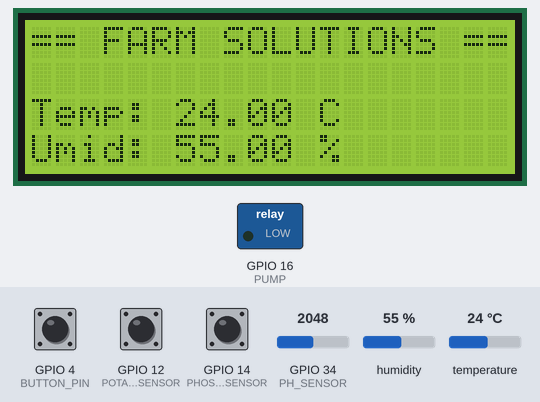
Recording of a program running on a simulated ESP32. Parts: 20×4 character LCD, switched loads named in the program (green lamp = pin HIGH). The test bench sets the inputs (shaded band); at power-on: GPIO 4 (BUTTON_PIN) HIGH, humidity 55 %, GPIO 12 (POTASSIUM_SENSOR) HIGH, GPIO 14 (PHOSPHORUS_SENSOR) HIGH, GPIO 34 (PH_SENSOR) = 2048, temperature 24 °C. What the program prints to the serial monitor is not drawn.

Above: at 3.2 s.
3.3 s: GPIO 4 (BUTTON_PIN) pulled LOW for 0.6 s
At 4.8 s:
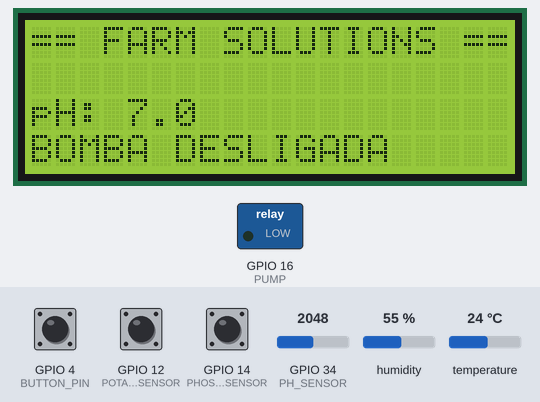
5.6 s: humidity set to 51 %
8.3 s: humidity set to 48 %
At 10.3 s:
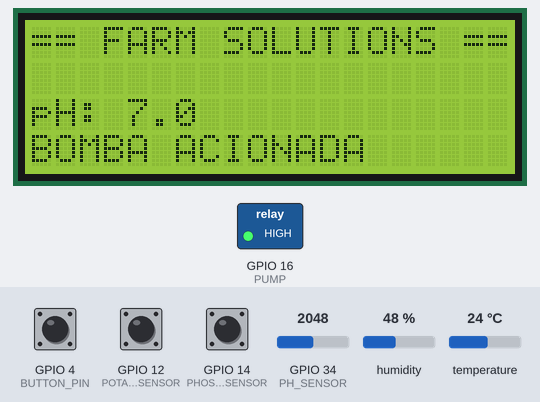
15.1 s: GPIO 4 (BUTTON_PIN) pulled LOW for 1 s
At 17.0 s:
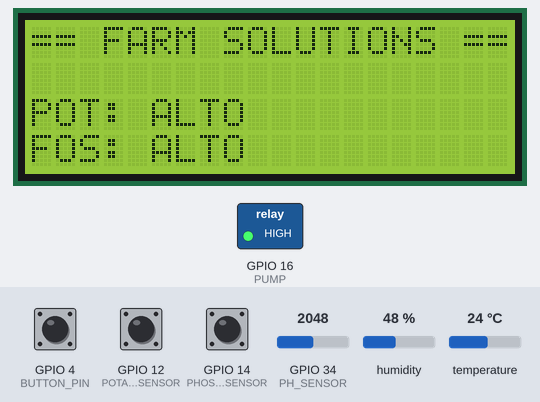
22.9 s: GPIO 12 (POTASSIUM_SENSOR) driven LOW
At 24.0 s:
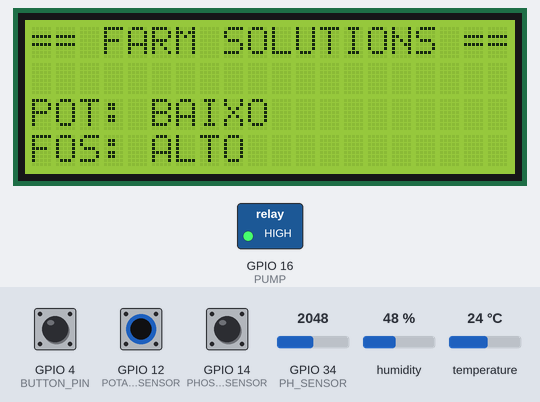
24.6 s: GPIO 14 (PHOSPHORUS_SENSOR) driven LOW
At 25.5 s:
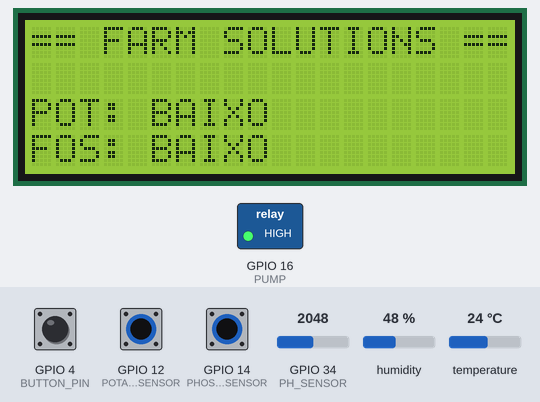
Timing chart, 0 to 27.6 s (numbered marks = the images above; inputs shaded):
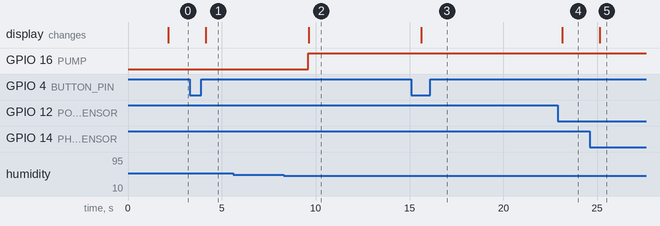

The program:

main.cpp
```cpp
#include <Arduino.h>
#include <DHT.h>
#include <LiquidCrystal_I2C.h>

LiquidCrystal_I2C lcd(0x27, 20, 4);
#define DHTPIN 15
#define DHTTYPE DHT22
DHT dht(DHTPIN, DHTTYPE);

#define PH_SENSOR 34
#define POTASSIUM_SENSOR 12
#define PHOSPHORUS_SENSOR 14
#define PUMP 16

#define BUTTON_PIN 4
int currentScreen = 0;
unsigned long lastDebounce = 0;
const unsigned long debounceDelay = 200;

void sensoresRead();
void controlarIrrigacao();
void displayLCD();
void checkButton();
void serialPlotter();

float humidity, temperature, phState;
String potassium_value, phosphorus_value;
String pumpStatus = "";

unsigned long lastTime = 0;
const long interval = 500;

void setup() {
  Serial.begin(115200);

  pinMode(PH_SENSOR, INPUT);
  pinMode(POTASSIUM_SENSOR, INPUT);
  pinMode(PHOSPHORUS_SENSOR, INPUT);
  pinMode(PUMP, OUTPUT);
  pinMode(BUTTON_PIN, INPUT_PULLUP);

  lcd.init();
  lcd.backlight();
  dht.begin();

  lcd.setCursor(0, 0);
  lcd.print("== FARM SOLUTIONS ==");
  delay(2000);
  lcd.clear();
}

void loop() {
  unsigned long currentTime = millis();

  if (currentTime - lastTime >= interval) {
    lastTime = currentTime;

    sensoresRead();
    controlarIrrigacao();
    displayLCD();
    checkButton();
    serialPlotter();
  }
}

void sensoresRead() {
  humidity = dht.readHumidity();
  temperature = dht.readTemperature();

  if (isnan(humidity) || isnan(temperature)) {
    Serial.println("Erro na leitura do DHT22");
    return;
  }

  int phRaw = analogRead(PH_SENSOR);
  phState = map(phRaw, 0, 4095, 0, 14);

  potassium_value = digitalRead(POTASSIUM_SENSOR) ? "ALTO" : "BAIXO";
  phosphorus_value = digitalRead(PHOSPHORUS_SENSOR) ? "ALTO" : "BAIXO";
}

void controlarIrrigacao() {
  const int threshold = 50;
  if (humidity < threshold) {
    digitalWrite(PUMP, HIGH);
    pumpStatus = "BOMBA ACIONADA";
  } else {
    digitalWrite(PUMP, LOW);
    pumpStatus = "BOMBA DESLIGADA";
  }
}

void displayLCD() {
  lcd.clear();
  switch (currentScreen) {
    case 0:
      lcd.setCursor(0, 0); lcd.print("== FARM SOLUTIONS ==");
      lcd.setCursor(0, 2); lcd.print("Temp: "); lcd.print(temperature); lcd.print(" C");
      lcd.setCursor(0, 3); lcd.print("Umid: "); lcd.print(humidity); lcd.print(" %");
      break;

    case 1:
      lcd.setCursor(0, 0); lcd.print("== FARM SOLUTIONS ==");
      lcd.setCursor(0, 2); lcd.print("pH: "); lcd.print(phState, 1);
      lcd.setCursor(0, 3); lcd.print(pumpStatus);
      break;

    case 2:
      lcd.setCursor(0, 0); lcd.print("== FARM SOLUTIONS ==");
      lcd.setCursor(0, 2); lcd.print("POT: "); lcd.print(potassium_value);
      lcd.setCursor(0, 3); lcd.print("FOS: "); lcd.print(phosphorus_value);
      break;
  }
}

void checkButton() {
  static bool lastButtonState = HIGH;
  bool currentButtonState = digitalRead(BUTTON_PIN);

  if (lastButtonState == HIGH && currentButtonState == LOW && millis() - lastDebounce > debounceDelay) {
    currentScreen = (currentScreen + 1) % 3;
    lastDebounce = millis();
  }

  lastButtonState = currentButtonState;
}

void serialPlotter() {
  Serial.print("Temperatura: ");
  Serial.print(temperature);
  Serial.print("  Umidade: ");
  Serial.println(humidity);
}
```

Measured:
- the behaviour switches between 50 and 49 % on humidity (found by bisection; images 1 and 2)
- after the input at 3.3 s, the display: changes after 0.83 s (image 1)
- after the input at 5.6 s, every drawn part: stays the same
- after the input at 8.3 s, GPIO 16 (PUMP): LOW → HIGH after 1.3 s; the display: changes after 1.3 s (image 2)
- after the input at 15.1 s, the display: changes after 0.53 s (image 3)
- after the input at 22.9 s, the display: changes after 0.23 s (image 4)
- after the input at 24.6 s, the display: changes after 0.53 s (image 5)
